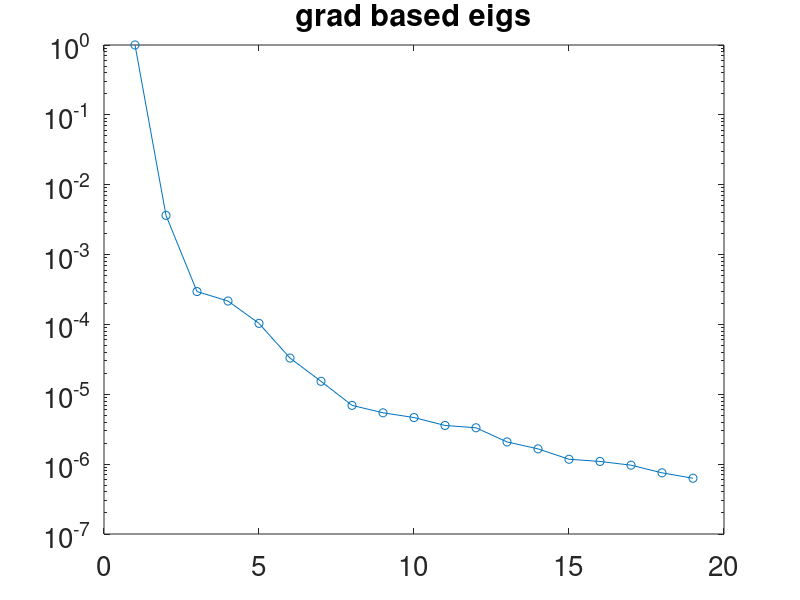
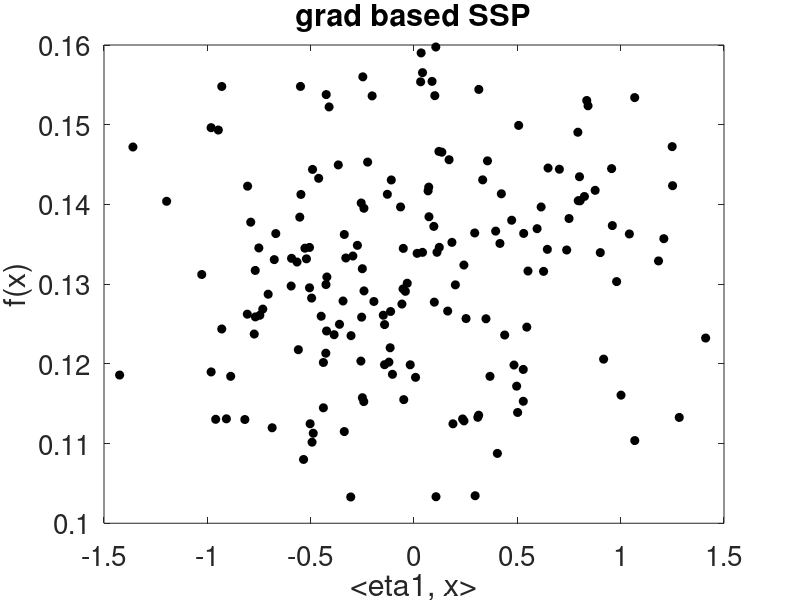

The MATLAB script that drew these images, in order:
m = 19;
k = m + 1;
alpha = 3;
rng(123);
nsamp = floor(alpha * k * log(m));

L = zeros(1,m); U = zeros(1,m);

% Nominal values for pre-factors a1 to a19 for the 19 reactions

nom = [1.915e14,5.080e04,2.160e08,1.230e04,4.577e19,6.165e15,4.714e18,2.240e22,6.170e19,...
       6.630e13,1.690e14,1.810e13,1.450e16,3.020e12,1.202e17,1.000e13,4.820e13,9.550e06,...
       7.000e12];

L(1,:) = 0.9.*nom(1,:); U(1,:) = 1.1.*nom(1,:);

% draw samples in [-1,1]
xi = -1 + 2 * rand(nsamp, m);
%pts_xi = zeros(nsamp*(m+1),m);
%pts_xi(1:nsamp,:) = xi;
%
%% perturb the points
dxi = 2e-5;
%for i = 1:m
%  pts_xi(i*nsamp+1:(i+1)*nsamp,:) = pts_xi(1:nsamp,:);
%  pts_xi(i*nsamp+1:(i+1)*nsamp,i) = pts_xi(i*nsamp+1:(i+1)*nsamp,i) + dxi;
%end
%
%% Project points to the physical space
%pts_x = zeros(size(pts_xi,1),size(pts_xi,2));
%for i = 1:size(pts_x,1)
%  for j = 1:size(pts_x,2)
%    pts_x(i,j) = L(1,j) + 0.5*(U(1,j)-L(1,j)).*(pts_xi(i,j)+1);
%  end
%end
%
%% Save physical points to a file
%save('pts_grad.txt','pts_x','-ASCII');

id = load('record_id_grad.txt');
G = zeros(nsamp,1); Gdxi = zeros(nsamp,m);
G(:,1) = id(1:nsamp,1);
dGdxi = zeros(nsamp,m);
%
for j = 1:m
  Gdxi(:,j) = id(j*nsamp+1:(j+1)*nsamp,1);
  dGdxi(:,j) = (Gdxi(:,j) - G(:,1))./dxi;
end
%
C = zeros(m,m);
grad_f = zeros(m,1);

for i = 1:nsamp
  grad_f(:,1) = dGdxi(i,:);
  C = C + grad_f*transpose(grad_f);
end

C = (1./nsamp).*(C);
[V,D] = eig(C);

[lambda_grad, idx] = sort(diag(D), 'descend');
V = V(:,idx);

% Computing activity scores

as = zeros(m,1);

for i = 1:m
  for j=1:1
    as(i) = as(i) + lambda_grad(j).*(V(i,j).^2);
  end
end

as = as./sum(as);


figure
semilogy(abs(lambda_grad)./lambda_grad(1), '-o');
set(gca, 'fontsize', 20);
title('grad based eigs');
print -dpng eig_grad.png

eta1 = V(:,1);
eta2 = V(:,2);

%
% univariate
%
figure;
g1 = eta1'*xi';
plot(g1, G, 'ko', 'markerfacecolor', 'k')
set(gca, 'fontsize', 20);
xlabel('<eta1, x>');
ylabel('f(x)');
title('grad based SSP');
print -dpng ssp_grad.png




